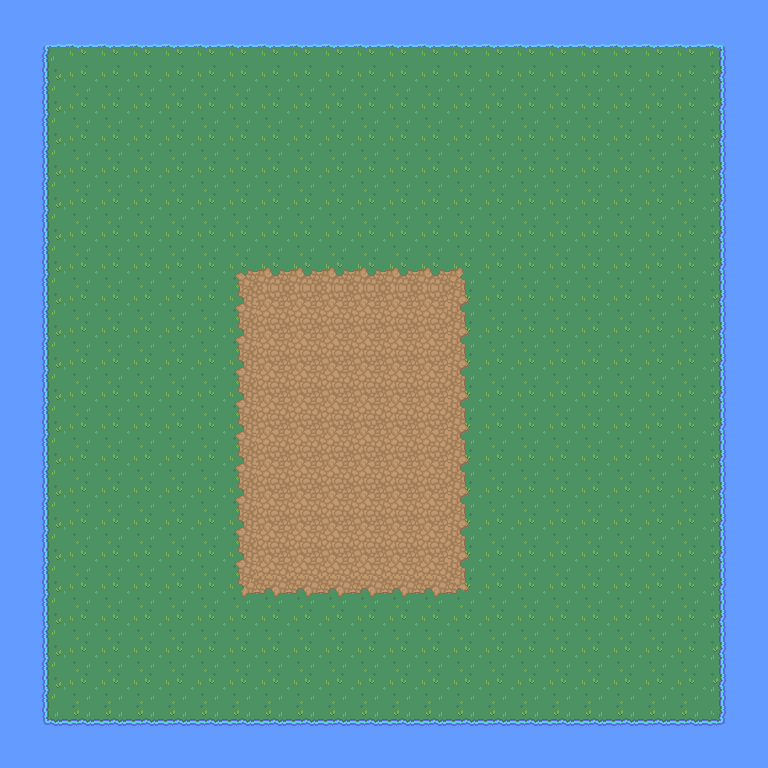

A 2D game scene composited from a Tiled map and its tileset images. What follows is a short description and the map's XML, with every tile layer's data as written:
An orthogonal 24x24 tile map with 32x32 px tiles, 2 tile layers (Tile Layer 1, Tile Layer 2).

<map version="1.10" tiledversion="1.10.2" orientation="orthogonal" renderorder="right-down" width="24" height="24" tilewidth="32" tileheight="32" infinite="0" nextlayerid="3" nextobjectid="1">
 <tileset firstgid="1" source="../tilesets/RPG Nature Tileset.tsx" />
 <layer id="1" name="Tile Layer 1" width="24" height="24">
  <data encoding="csv">
42,42,42,42,42,42,42,42,42,42,42,42,42,42,42,42,42,42,42,42,42,42,42,42,
42,66,67,67,67,67,67,67,67,67,67,67,67,67,67,67,67,67,67,67,67,67,68,42,
42,86,87,87,87,87,87,87,87,87,87,87,87,87,87,87,87,87,87,87,87,87,88,42,
42,86,87,87,87,87,87,87,87,87,87,87,87,87,87,87,87,87,87,87,87,87,88,42,
42,86,87,87,87,87,87,87,87,87,87,87,87,87,87,87,87,87,87,87,87,87,88,42,
42,86,87,87,87,87,87,87,87,87,87,87,87,87,87,87,87,87,87,87,87,87,88,42,
42,86,87,87,87,87,87,87,87,87,87,87,87,87,87,87,87,87,87,87,87,87,88,42,
42,86,87,87,87,87,87,87,87,87,87,87,87,87,87,87,87,87,87,87,87,87,88,42,
42,86,87,87,87,87,87,87,87,87,87,87,87,87,87,87,87,87,87,87,87,87,88,42,
42,86,87,87,87,87,87,87,87,87,87,87,87,87,87,87,87,87,87,87,87,87,88,42,
42,86,87,87,87,87,87,87,87,87,87,87,87,87,87,87,87,87,87,87,87,87,88,42,
42,86,87,87,87,87,87,87,87,87,87,87,87,87,87,87,87,87,87,87,87,87,88,42,
42,86,87,87,87,87,87,87,87,87,87,87,87,87,87,87,87,87,87,87,87,87,88,42,
42,86,87,87,87,87,87,87,87,87,87,87,87,87,87,87,87,87,87,87,87,87,88,42,
42,86,87,87,87,87,87,87,87,87,87,87,87,87,87,87,87,87,87,87,87,87,88,42,
42,86,87,87,87,87,87,87,87,87,87,87,87,87,87,87,87,87,87,87,87,87,88,42,
42,86,87,87,87,87,87,87,87,87,87,87,87,87,87,87,87,87,87,87,87,87,88,42,
42,86,87,87,87,87,87,87,87,87,87,87,87,87,87,87,87,87,87,87,87,87,88,42,
42,86,87,87,87,87,87,87,87,87,87,87,87,87,87,87,87,87,87,87,87,87,88,42,
42,86,87,87,87,87,87,87,87,87,87,87,87,87,87,87,87,87,87,87,87,87,88,42,
42,86,87,87,87,87,87,87,87,87,87,87,87,87,87,87,87,87,87,87,87,87,88,42,
42,86,87,87,87,87,87,87,87,87,87,87,87,87,87,87,87,87,87,87,87,87,88,42,
42,106,107,107,107,107,107,107,107,107,107,107,107,107,107,107,107,107,107,107,107,107,108,42,
42,42,42,42,42,42,42,42,42,42,42,42,42,42,42,42,42,42,42,42,42,42,42,42
</data>
 </layer>
 <layer id="2" name="Tile Layer 2" width="24" height="24">
  <data encoding="csv">
0,0,0,0,0,0,0,0,0,0,0,0,0,0,0,0,0,0,0,0,0,0,0,0,
0,0,0,0,0,0,0,0,0,0,0,0,0,0,0,0,0,0,0,0,0,0,0,0,
0,0,0,0,0,0,0,0,0,0,0,0,0,0,0,0,0,0,0,0,0,0,0,0,
0,0,0,0,0,0,0,0,0,0,0,0,0,0,0,0,0,0,0,0,0,0,0,0,
0,0,0,0,0,0,0,0,0,0,0,0,0,0,0,0,0,0,0,0,0,0,0,0,
0,0,0,0,0,0,0,0,0,0,0,0,0,0,0,0,0,0,0,0,0,0,0,0,
0,0,0,0,0,0,0,0,0,0,0,0,0,0,0,0,0,0,0,0,0,0,0,0,
0,0,0,0,0,0,0,0,0,0,0,0,0,0,0,0,0,0,0,0,0,0,0,0,
0,0,0,0,0,0,0,126,127,127,127,127,127,127,128,0,0,0,0,0,0,0,0,0,
0,0,0,0,0,0,0,146,147,147,147,147,147,147,148,0,0,0,0,0,0,0,0,0,
0,0,0,0,0,0,87,146,147,147,147,147,147,147,148,0,0,0,0,0,0,0,0,0,
0,0,0,0,0,0,87,146,147,147,147,147,147,147,148,0,0,0,0,0,0,0,0,0,
0,0,0,0,0,0,87,146,147,147,147,147,147,147,148,0,0,0,0,0,0,0,0,0,
0,0,0,0,0,0,87,146,147,147,147,147,147,147,148,0,0,0,0,0,0,0,0,0,
0,0,0,0,0,0,87,146,147,147,147,147,147,147,148,0,0,0,0,0,0,0,0,0,
0,0,0,0,0,0,0,146,147,147,147,147,147,147,148,0,0,0,0,0,0,0,0,0,
0,0,0,0,0,0,0,146,147,147,147,147,147,147,148,0,0,0,0,0,0,0,0,0,
0,0,0,0,0,0,0,146,147,147,147,147,147,147,148,0,0,0,0,0,0,0,0,0,
0,0,0,0,0,0,0,166,167,167,167,167,167,167,168,0,0,0,0,0,0,0,0,0,
0,0,0,0,0,0,0,0,0,0,0,0,0,0,0,0,0,0,0,0,0,0,0,0,
0,0,0,0,0,0,0,0,0,0,0,0,0,0,0,0,0,0,0,0,0,0,0,0,
0,0,0,0,0,0,0,0,0,0,0,0,0,0,0,0,0,0,0,0,0,0,0,0,
0,0,0,0,0,0,0,0,0,0,0,0,0,0,0,0,0,0,0,0,0,0,0,0,
0,0,0,0,0,0,0,0,0,0,0,0,0,0,0,0,0,0,0,0,0,0,0,0
</data>
 </layer>
</map>
